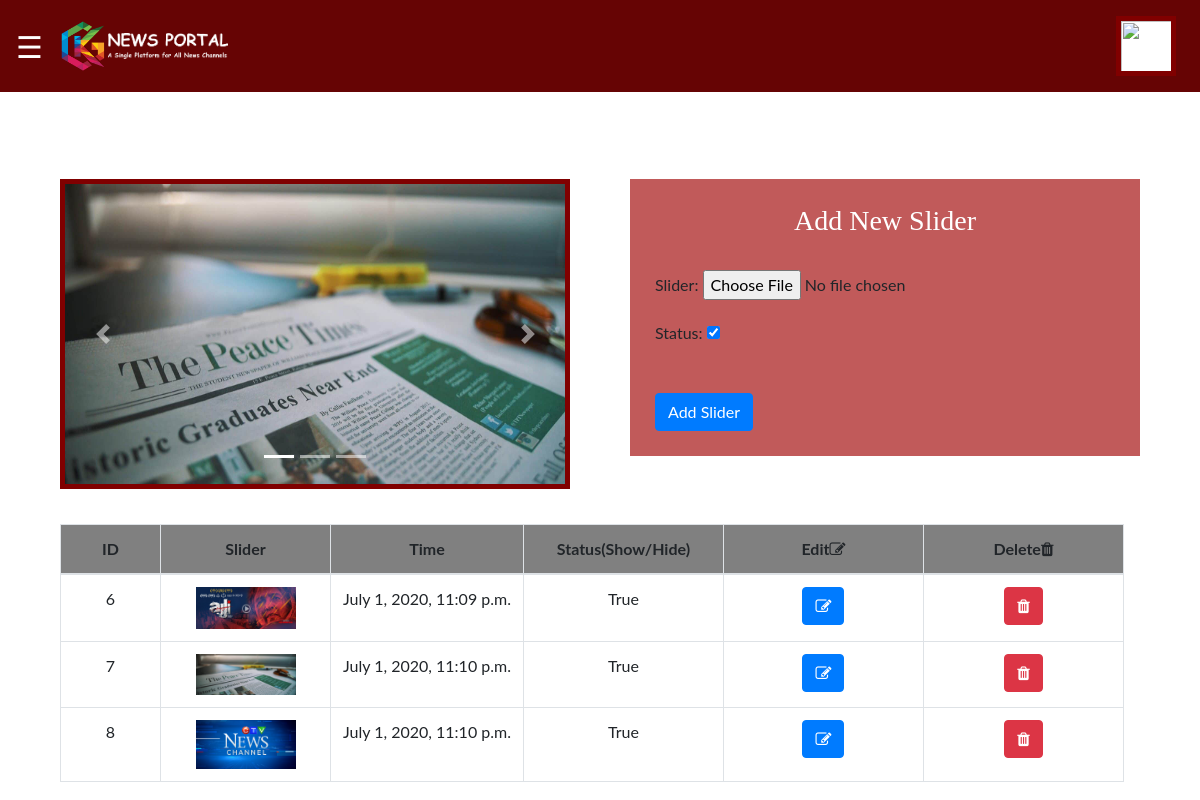
The app's page /super_admin/ad_slider (signed in) with its own data.
### kg_news/models.py (models this page shows)
class Slider(models.Model):
    slider = models.ImageField(upload_to='uploads/slider')
    time = models.DateTimeField(auto_now_add=True)
    status = models.BooleanField(default=True)

### super_admin/views.py (the view)
# urls.py: path('ad_slider', views.ad_slider, name='ad_slider'),
def ad_slider(request):
    if not request.session.get('ad_email'):
        return redirect('admin_login')
    slider=Slider.objects.filter(status=True)
    form=SliderForm(request.POST or None, request.FILES or None)
    if form.is_valid():
        form.save()
        return redirect('ad_slider')
    dict={
        'slider':slider,
        'form':form
    }
    return render(request, 'super_admin/frontend/slider.html', dict)

### super_admin/forms.py
class SliderForm(forms.ModelForm):
    class Meta:
        model = Slider
        fields = ('__all__')

### templates/super_admin/frontend/slider.html (shortened to what this page needs)
{% extends 'super_admin/base6.html' %}
{% load static %}
{% block main %}
<br><br><br>
<div class="container">
    <div class="row">
        <div class="col-md-6">
            <div style="border:5px solid maroon; margin:15px;">
                <div id="demo" class="carousel slide" data-ride="carousel">
  <ul class="carousel-indicators">
    <li data-target="#demo" data-slide-to="0" class="active"></li>
    <li data-target="#demo" data-slide-to="1"></li>
    <li data-target="#demo" data-slide-to="2"></li>
  </ul>
  <div class="carousel-inner">
    <div class="carousel-item active">
      <img src="{% static 'images/nb1.jpg' %}" alt="Los Angeles" width="530px" height="300px;">
    </div>
  </div>
  <a class="carousel-control-prev" href="#demo" data-slide="prev">
    <span class="carousel-control-prev-icon"></span>
  </a>
  <a class="carousel-control-next" href="#demo" data-slide="next">
    <span class="carousel-control-next-icon"></span>
  </a>
</div>
            </div>
        </div>
        <div class="col-md-6">
            <div style="background-color:#ac2121bd; padding:25px; margin:15px;">
                <h3 style="text-align:center; color:white; font-family:cursive; ">Add New Slider</h3><br>
                <form action="" method="post" class="form" enctype="multipart/form-data">
                    {{form.as_p}}
                    <br>
                    <div class="">
                    <input type="submit" name="save" value="Add Slider" class="btn btn-primary ">
                    </div>
                </form>
            </div>
        </div>
    </div>
</div>
<div class="container ">
    <div class="col-md-12" style="margin-top:20px;">
        <div class="table-responsive">
  <table class="table table-hover table-bordered table-responsive">
    <thead style="background-color:gray; margin:10px;">
      <tr style="text-align:center;">
        <th>ID</th>
        <th>Slider</th>
        <th>Time</th>
        <th>Status(Show/Hide)</th>
        <th>Edit<i class="fa fa-edit"></i></th>
        <th>Delete<i class="fa fa-trash" aria-hidden="true"></i></th>
      </tr>
    </thead>
    <tbody>
    {% for i in slider %}
      <tr style="text-align:center;">
        <td style="width:100px;">{{ i.id }}</td>
        <td><div style=" overflow:scroll; width:145px;"><img src="{{ i.slider.url }}" alt="" width="100px;"></div></td>
        <td>{{ i.time }}</td>
        <td style="width:200px;">{{ i.status }}</td>
        <td style="width:200px;"><center><a href="{% url 'edit_slider' i.id%}" class="btn btn-primary"><i class="fa fa-edit"></i></a></center></td>
        <td style="width:200px;"><a href="{% url 'del_slider' i.id %}" class="btn btn-danger"><i class="fa fa-trash" aria-hidden="true"></i></a></td>
      </tr>
      {% endfor %}
    </tbody>
  </table>
        </div>
       </div>
</div>
{% endblock %}

### templates/super_admin/base6.html (style rules this page uses)
body { font-family: "Lato", sans-serif; }
.active { background-color:#a71818; }

### records on screen
Slider: id "6", slider (picture), time "July 1, 2020, 11:09 p.m.", status "True"
Slider: id "7", slider (picture), time "July 1, 2020, 11:10 p.m.", status "True"
Slider: id "8", slider (picture), time "July 1, 2020, 11:10 p.m.", status "True"
